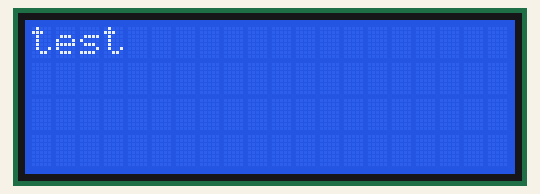
Bench run of a sketch on a simulated ESP8266 (NodeMCU). Shown: 20×4 character LCD. WiFi joins after 1.5 s; servers stay silent unless stated; network time is answered at once with the bench clock; the local clock reads 2024-03-15 10:24:30 at power-on unless the sketch sets it.

Above: at 0.1 s.
At 1.83 s:
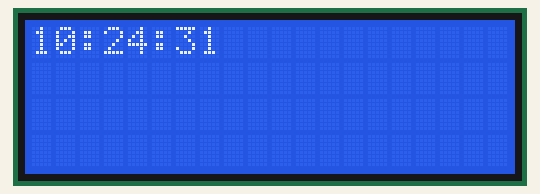
At 5.1 s:
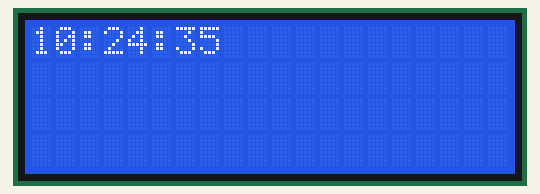
At 11.1 s:
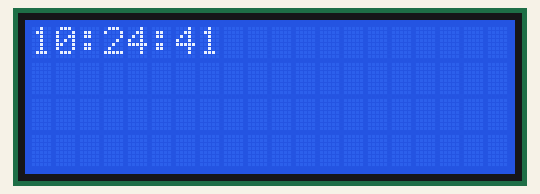
At 20.1 s:
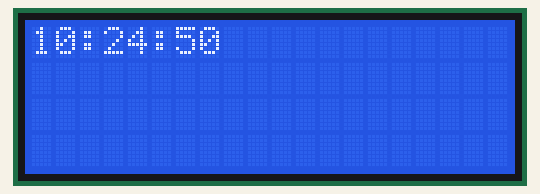
At 38.1 s:
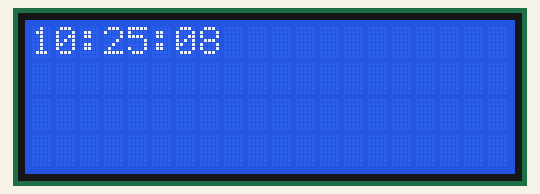

The sketch:

time_display_wifi.ino
```cpp
#include <NTPClient.h>
#include <ESP8266WiFi.h>
#include <WiFiUdp.h>
#include <Wire.h>
#include <LiquidCrystal_I2C.h>

LiquidCrystal_I2C lcd(0x27, 20, 4);

const char *ssid     = "Lil Wayne's Lil Shack";
const char *password = "Gl4st0nbury";

const long utcOffsetInSeconds = -28800;

char daysOfTheWeek[7][12] = {"Sunday", "Monday", "Tuesday", "Wednesday", "Thursday", "Friday", "Saturday"};

// Define NTP Client to get time
WiFiUDP ntpUDP;
NTPClient timeClient(ntpUDP, "pool.ntp.org", utcOffsetInSeconds);

void setup() {


  lcd.init();
  lcd.backlight();
  lcd.setCursor(0, 0);
  lcd.print("test");

  Serial.begin(115200);


  WiFi.begin(ssid, password);

  while ( WiFi.status() != WL_CONNECTED ) {
    delay ( 500 );

  }

  timeClient.begin();


}

void loop() {

  timeClient.update();

  lcd.clear();
  lcd.print(timeClient.getFormattedTime());

  delay(100);

  /*
  String day = daysOfTheWeek[timeClient.getDay()];
  int hour = timeClient.getHours();
  int minute = timeClient.getMinutes();
  int second = timeClient.getSeconds();

  Serial.println(hour);
  Serial.println(minute);
  Serial.println(second);
  Serial.println("--");

  */


}
```

Measured:
- what the display in image 4 shows lasts 1.1 s, from 20.0 s to 21.1 s
